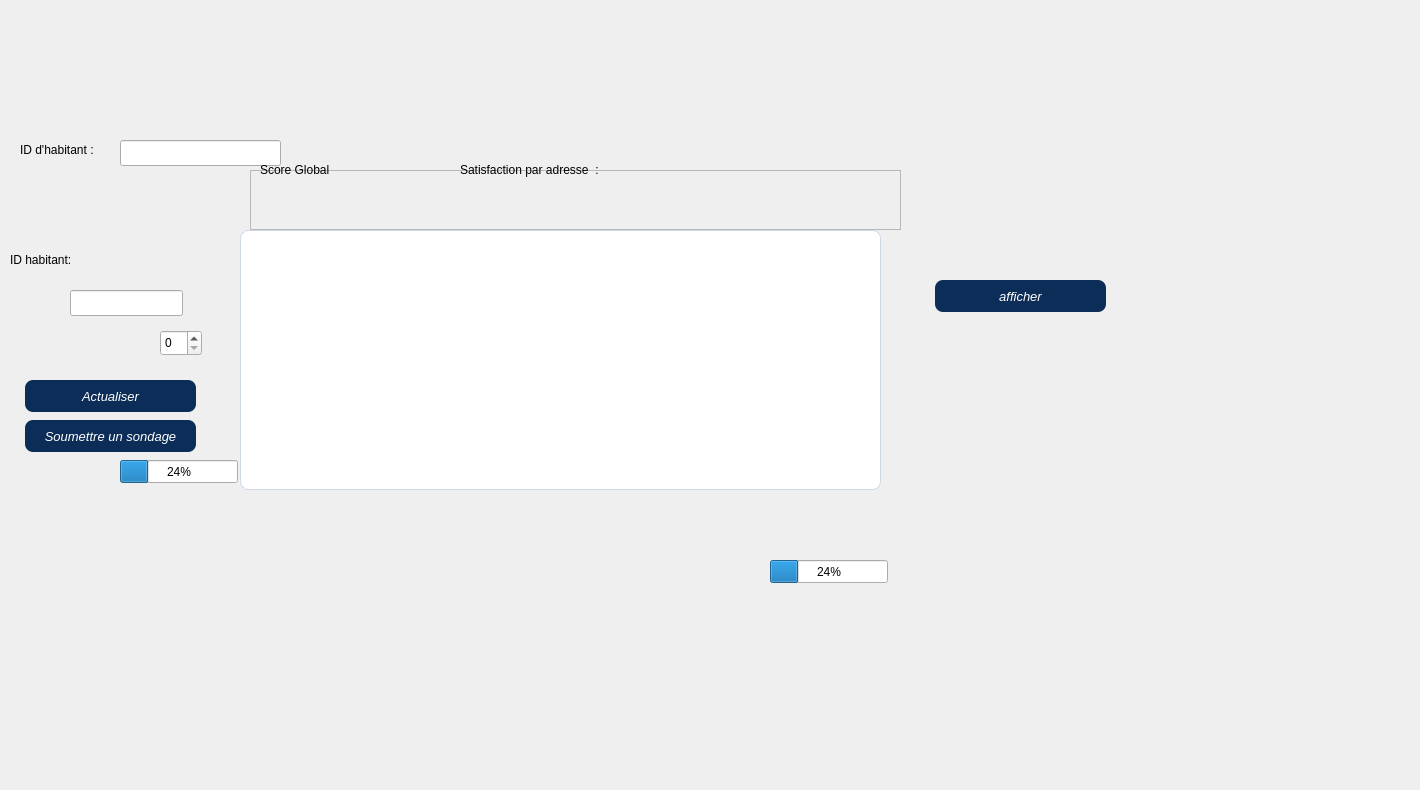
      <widget class="QWidget" name="page_8">
       <widget class="QFrame" name="satPanelKpi">
        <property name="geometry">
         <rect>
          <x>250</x>
          <y>170</y>
          <width>651</width>
          <height>60</height>
         </rect>
        </property>
        <property name="frameShape">
         <enum>QFrame::Shape::StyledPanel</enum>
        </property>
        <property name="frameShadow">
         <enum>QFrame::Shadow::Raised</enum>
        </property>
       </widget>
       <widget class="QPushButton" name="btn_satisfaction_refresh">
        <property name="geometry">
         <rect>
          <x>20</x>
          <y>380</y>
          <width>181</width>
          <height>32</height>
         </rect>
        </property>
        <property name="styleSheet">
         <string notr="true">QPushButton {
    background-color: #0c2d57;
    color: #ffffff;
    border-radius: 8px;
    padding: 8px 16px;
    margin: 0 5px;
    font-size: 13px;
    font-style: italic;
    border: none;
}

QPushButton#topTab:hover {
    background-color: #1c4f94;
}

QPushButton#topTab:pressed {
    background-color: #0a2343;
}</string>
        </property>
        <property name="text">
         <string>Actualiser</string>
        </property>
       </widget>
       <widget class="QWidget" name="tableView_satisfaction" native="true">
        <property name="geometry">
         <rect>
          <x>240</x>
          <y>230</y>
          <width>641</width>
          <height>260</height>
         </rect>
        </property>
        <property name="styleSheet">
         <string notr="true">background-color: #ffffff; border: 1px solid #cfd9e6; border-radius: 8px;</string>
        </property>
       </widget>
       <widget class="QPushButton" name="btn_sondage_submit">
        <property name="geometry">
         <rect>
          <x>20</x>
          <y>420</y>
          <width>181</width>
          <height>32</height>
         </rect>
        </property>
        <property name="styleSheet">
         <string notr="true">QPushButton {
    background-color: #0c2d57;
    color: #ffffff;
    border-radius: 8px;
    padding: 8px 16px;
    margin: 0 5px;
    font-size: 13px;
    font-style: italic;
    border: none;
}

QPushButton#topTab:hover {
    background-color: #1c4f94;
}

QPushButton#topTab:pressed {
    background-color: #0a2343;
}</string>
        </property>
        <property name="text">
         <string>Soumettre un sondage</string>
        </property>
       </widget>
       <widget class="QLabel" name="label_36">
        <property name="geometry">
         <rect>
          <x>20</x>
          <y>140</y>
          <width>131</width>
          <height>20</height>
         </rect>
        </property>
        <property name="styleSheet">
         <string notr="true">color: rgb(0, 0, 0);</string>
        </property>
        <property name="text">
         <string>ID d'habitant :</string>
        </property>
       </widget>
       <widget class="QLineEdit" name="lineEdit_4">
        <property name="geometry">
         <rect>
          <x>120</x>
          <y>140</y>
          <width>161</width>
          <height>26</height>
         </rect>
        </property>
       </widget>
       <widget class="QLabel" name="label_43">
        <property name="geometry">
         <rect>
          <x>1020</x>
          <y>650</y>
          <width>391</width>
          <height>131</height>
         </rect>
        </property>
        <property name="text">
         <string/>
        </property>
        <property name="pixmap">
         <pixmap>../Sans-titre---2.png</pixmap>
        </property>
       </widget>
       <widget class="QLabel" name="label_45">
        <property name="geometry">
         <rect>
          <x>760</x>
          <y>150</y>
          <width>451</width>
          <height>81</height>
         </rect>
        </property>
        <property name="text">
         <string/>
        </property>
        <property name="pixmap">
         <pixmap>../Sans-titre---3.png</pixmap>
        </property>
       </widget>
       <widget class="QStackedWidget" name="stackedWidget_4">
        <property name="geometry">
         <rect>
          <x>0</x>
          <y>-100</y>
          <width>1191</width>
          <height>301</height>
         </rect>
        </property>
        <widget class="QWidget" name="page_9">
         <widget class="QLabel" name="label_41">
          <property name="geometry">
           <rect>
            <x>740</x>
            <y>250</y>
            <width>421</width>
            <height>131</height>
           </rect>
          </property>
          <property name="text">
           <string/>
          </property>
          <property name="pixmap">
           <pixmap>../Sans-titre---1.png</pixmap>
          </property>
         </widget>
         <widget class="QLabel" name="label_42">
          <property name="geometry">
           <rect>
            <x>460</x>
            <y>260</y>
            <width>221</width>
            <height>20</height>
           </rect>
          </property>
          <property name="styleSheet">
           <string notr="true">color: rgb(0, 0, 0);
font: 600 italic 10pt &quot;Segoe UI&quot;;</string>
          </property>
          <property name="text">
           <string>Satisfaction par adresse  :</string>
          </property>
         </widget>
         <widget class="QLabel" name="label_38">
          <property name="geometry">
           <rect>
            <x>260</x>
            <y>260</y>
            <width>121</width>
            <height>20</height>
           </rect>
          </property>
          <property name="styleSheet">
           <string notr="true">color: rgb(0, 0, 0);
font: 700 italic 11pt &quot;Segoe UI&quot;;</string>
          </property>
          <property name="text">
           <string>Score Global</string>
          </property>
         </widget>
        </widget>
        <widget class="QWidget" name="page_10"/>
       </widget>
       <widget class="QProgressBar" name="progressBar_7">
        <property name="geometry">
         <rect>
          <x>120</x>
          <y>460</y>
          <width>118</width>
          <height>23</height>
         </rect>
        </property>
        <property name="styleSheet">
         <string notr="true">color: rgb(0, 0, 0);</string>
        </property>
        <property name="value">
         <number>24</number>
        </property>
       </widget>
       <widget class="QProgressBar" name="progressBar_8">
        <property name="geometry">
         <rect>
          <x>770</x>
          <y>560</y>
          <width>118</width>
          <height>23</height>
         </rect>
        </property>
        <property name="styleSheet">
         <string notr="true">color: rgb(0, 0, 0);</string>
        </property>
        <property name="value">
         <number>24</number>
        </property>
       </widget>
       <widget class="QPushButton" name="affichersatisfaction">
        <property name="geometry">
         <rect>
          <x>930</x>
          <y>280</y>
          <width>181</width>
          <height>32</height>
         </rect>
        </property>
        <property name="styleSheet">
         <string notr="true">QPushButton {
    background-color: #0c2d57;
    color: #ffffff;
    border-radius: 8px;
    padding: 8px 16px;
    margin: 0 5px;
    font-size: 13px;
    font-style: italic;
    border: none;
}

QPushButton#topTab:hover {
    background-color: #1c4f94;
}

QPushButton#topTab:pressed {
    background-color: #0a2343;
}</string>
        </property>
        <property name="text">
         <string>afficher</string>
        </property>
       </widget>
       <widget class="QSpinBox" name="spin_satisfaction_score">
        <property name="geometry">
         <rect>
          <x>160</x>
          <y>330</y>
          <width>42</width>
          <height>26</height>
         </rect>
        </property>
       </widget>
       <widget class="QLineEdit" name="lineEdit_id_2">
        <property name="geometry">
         <rect>
          <x>70</x>
          <y>290</y>
          <width>113</width>
          <height>26</height>
         </rect>
        </property>
       </widget>
       <widget class="QLabel" name="label_37">
        <property name="geometry">
         <rect>
          <x>10</x>
          <y>250</y>
          <width>151</width>
          <height>20</height>
         </rect>
        </property>
        <property name="text">
         <string>ID habitant:</string>
        </property>
       </widget>
      </widget>
